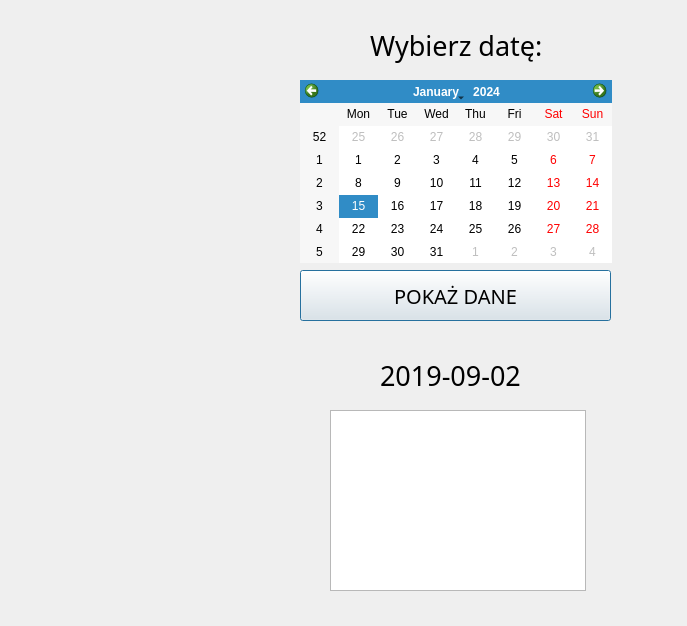
<?xml version="1.0" encoding="UTF-8"?>
<ui version="4.0">
 <class>Dialog</class>
 <widget class="QDialog" name="Dialog">
  <property name="geometry">
   <rect>
    <x>0</x>
    <y>0</y>
    <width>687</width>
    <height>626</height>
   </rect>
  </property>
  <property name="windowTitle">
   <string>Dialog</string>
  </property>
  <widget class="QPushButton" name="b_show">
   <property name="geometry">
    <rect>
     <x>300</x>
     <y>270</y>
     <width>311</width>
     <height>51</height>
    </rect>
   </property>
   <property name="font">
    <font>
     <family>Microsoft YaHei Light</family>
     <pointsize>15</pointsize>
     <weight>50</weight>
     <bold>false</bold>
    </font>
   </property>
   <property name="text">
    <string>POKAŻ DANE</string>
   </property>
  </widget>
  <widget class="QListWidget" name="listWidget">
   <property name="geometry">
    <rect>
     <x>330</x>
     <y>410</y>
     <width>256</width>
     <height>181</height>
    </rect>
   </property>
  </widget>
  <widget class="QCalendarWidget" name="calendarWidget">
   <property name="geometry">
    <rect>
     <x>300</x>
     <y>80</y>
     <width>312</width>
     <height>183</height>
    </rect>
   </property>
  </widget>
  <widget class="QLabel" name="l_data">
   <property name="geometry">
    <rect>
     <x>380</x>
     <y>350</y>
     <width>151</width>
     <height>51</height>
    </rect>
   </property>
   <property name="font">
    <font>
     <family>Microsoft YaHei Light</family>
     <pointsize>20</pointsize>
     <weight>50</weight>
     <bold>false</bold>
    </font>
   </property>
   <property name="text">
    <string>2019-09-02</string>
   </property>
  </widget>
  <widget class="QLabel" name="l_data_2">
   <property name="geometry">
    <rect>
     <x>370</x>
     <y>20</y>
     <width>181</width>
     <height>51</height>
    </rect>
   </property>
   <property name="font">
    <font>
     <family>Microsoft YaHei Light</family>
     <pointsize>20</pointsize>
     <weight>50</weight>
     <bold>false</bold>
    </font>
   </property>
   <property name="text">
    <string>Wybierz datę:</string>
   </property>
  </widget>
  <widget class="QLabel" name="widget">
   <property name="geometry">
    <rect>
     <x>60</x>
     <y>20</y>
     <width>165</width>
     <height>168</height>
    </rect>
   </property>
   <property name="font">
    <font>
     <family>Microsoft YaHei Light</family>
     <weight>50</weight>
     <bold>false</bold>
    </font>
   </property>
   <property name="text">
    <string/>
   </property>
  </widget>
 </widget>
 <resources/>
 <connections/>
</ui>
